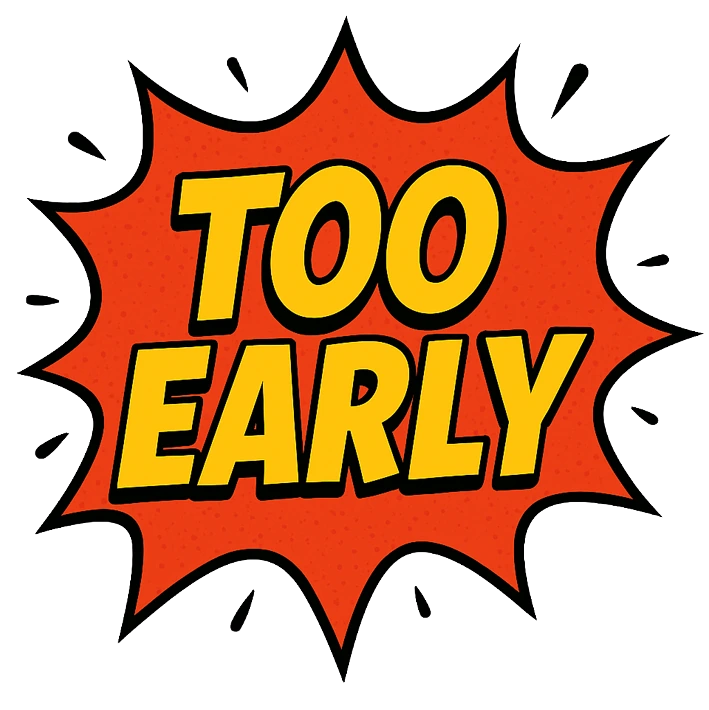
#> input picture prompts/raw_assets/feedback_early1.webp, 709 x 710 px; its folder holds only this picture in this run
$ python cut_sprites.py feedback_early1.webp
#> lines starting #> are read from the running program, lines starting #| are printed output that depends on the picture
"""Step 2 of the asset pipeline: cut an evolution sheet into three sprite files.

A character arrives from the image model as ONE sheet with its three phases side
by side (see `prompts/make_prompts.py`). Run `convert_webp.py` first so the sheet
is WebP, then this script: it removes the background if the model left one, finds
the three figures, cuts them into identically framed squares, optionally mirrors
them, and saves them as WebP beside the sheet.

Usage:
    python prompts/raw_assets/cut_sprites.py                         # every sheet in SHEETS below
    python prompts/raw_assets/cut_sprites.py --install               # ...and copy each into its level
    python prompts/raw_assets/cut_sprites.py level1_player_v1        # one sheet, extension optional
    python prompts/raw_assets/cut_sprites.py level2_player_v1 --mirror --install level2
    python prompts/raw_assets/cut_sprites.py level1_player_v1 --format png --size 682

Running the file in a Jupyter / VS Code interactive window cuts the SHEETS table
at the bottom of this file - edit it there, or call `process` yourself:

    process("level1_player_v1")
    process("level2_player_v1", mirror=True, quality=80)

Cuts land beside their sheet, named after it: `level1_player_v1.webp` gives
`level1_player_v1_cut1.webp`, `_cut2`, `_cut3`. Nothing touches `game/assets/`
until you ask - `--install` copies the three cuts over that level's `player_1..3`
files, renaming them to what the engine loads and deleting any old-format copies.

`_cut<n>` is a reserved suffix: files carrying it are this script's own output,
and `process` refuses to treat one as a sheet. Older runs also wrote `_check`
contact strips; any still lying around are deleted on the next run.

BACKGROUND REMOVAL, ONLY IF NEEDED
----------------------------------
A sheet with a real alpha channel (the model returned a cutout, as the current
generation does) is taken as-is; re-keying it would only risk eating the
character. Its matte is still tidied: the model's mattes top out at alpha ~253
rather than 255, so the whole body would let 1% of the background through, and
`harden_alpha` snaps that to fully opaque without touching the fur fringe.

An opaque sheet on flat paper is keyed by colour instead - `key_background`. That
only works for a FLAT background; a gradient or vignette behind the figures needs
a proper matting tool before this script.

MIRRORING
---------
The engine draws a sprite as-is when `state.playerFacing === "left"` and flips it
with `ctx.scale(-1, 1)` for "right" (game/core.js `drawPlayer`), so a sprite file
has to face LEFT. Doggo faces the camera, so it does not matter; Nogo is drawn in
profile and the model tends to face him right, so his sheet is cut with
`mirror=True`. Each cut is mirrored on its own after cropping, so the left-to-right
phase order of the sheet is preserved.

WHY THE THREE CROPS SHARE ONE FRAME
-----------------------------------
The engine reads the sprite aspect ratio from player_1 ALONE and then draws all
three phases into that one box (game/core.js `initializeDimensions` / `drawPlayer`):

    playerAspect = imgPlayer1.naturalWidth / imgPlayer1.naturalHeight
    player.height = canvas.height * params.playerHeight

So the on-screen box is a fixed size no matter which phase is showing. Two
consequences drive the cropping below:

1. All three files must have the SAME pixel dimensions. If player_2 were cropped
   tighter than player_1 it would be stretched to player_1's aspect on screen.
2. A phase looks bigger in game only because it fills more of its own canvas.
   Cropping each figure to its own tight bounding box would erase the size
   difference entirely - the puppy would render exactly as large as the adult.

So the three figures are measured together: one square side for all three, one
shared baseline, each figure centred horizontally on itself. The puppy keeps its
empty headroom, which is precisely what makes it render small.
"""

import argparse
import re
import shutil
import sys
from pathlib import Path

import numpy as np
from PIL import Image, ImageOps
from scipy import ndimage


def _script_folder() -> Path:
    """This file's folder, or a sensible guess when there is no `__file__`.

    Pasting the script into a notebook cell rather than importing it leaves
    `__file__` undefined, so fall back to the working directory - preferring a
    `prompts/raw_assets` under it, since the interactive cwd is usually the repo
    root.
    """
    try:
        return Path(__file__).resolve().parent
    except NameError:
        cwd = Path.cwd()
        for candidate in (cwd / "prompts" / "raw_assets", cwd / "raw_assets"):
            if candidate.is_dir():
                return candidate
        return cwd


def _repo_root(start: Path) -> Path:
    """Nearest ancestor that holds `game/assets`, so `--install` finds the levels."""
    for folder in (start, *start.parents):
        if (folder / "game" / "assets").is_dir():
            return folder
    return start


HERE = _script_folder()
GAME_ASSETS = _repo_root(HERE) / "game" / "assets"

# ---------------------------------------------------------------------------
# The sheets this script cuts when run with no arguments. One entry per current
# character sheet - `v<N>` files are the kept versions, `x<N>` the discarded
# ones, and only the current `v` is listed. `mirror` is per sheet because only
# Nogo needs it - see MIRRORING above.
# ---------------------------------------------------------------------------
SHEETS = [
    {"sheet": "level1_player_v1", "level": "level1"},
    {"sheet": "level2_player_v1", "level": "level2", "mirror": True},
]

# Extensions a sheet may arrive in, in the order they are tried when the name is
# given without one. WebP first: step 1 has usually run by now.
SHEET_EXTS = (".webp", ".png", ".jpg", ".jpeg")

# Cuts are written next to the sheets they came from, so a sheet name has to be
# checked against this script's own output before it is cut up.
OUTPUT_SUFFIX = re.compile(r"_(cut\d+|check)$")

# A sheet is keyed only if it arrives opaque. Anything with a real alpha channel
# (the model already returned a cutout) is taken as-is.
ALREADY_KEYED_FRACTION = 0.01

# A model cutout's matte reaches ~253 on the body, never 255. Alpha at or above
# this is treated as fully opaque; everything below is scaled up proportionally,
# which leaves the antialiased fur fringe alone.
OPAQUE_AT = 245

# Colour distance, 0-255, from the sampled background colour, for opaque sheets.
# Below TOL_SOLID a pixel is background; above TOL_EDGE it is the character;
# between the two it is an antialiased edge pixel and gets partial alpha. JPEG
# ringing around a white background runs to ~10, so TOL_SOLID has to clear it.
TOL_SOLID = 32
TOL_EDGE = 64

# Fraction of the output square the tallest figure fills. The rest is the even
# margin that keeps the sprite off the canvas edge.
FILL = 0.95

# Defaults for both entry points - the SHEETS table and the command line.
SIZE = 682
FORMAT = "webp"
QUALITY = 92
FIGURES = 3


def resolve_sheet(name) -> Path:
    """Find a sheet by path, or by bare name in this folder, trying SHEET_EXTS."""
    path = Path(name)
    candidates = [path] if path.suffix else [path.with_suffix(ext) for ext in SHEET_EXTS]
    for candidate in candidates:
        for folder in (Path.cwd(), HERE):
            found = candidate if candidate.is_absolute() else folder / candidate
            if found.is_file():
                if OUTPUT_SUFFIX.search(found.stem):
                    raise SystemExit(f"{found.name} is this script's output, not a sheet")
                return found
    tried = ", ".join(c.name for c in candidates)
    raise SystemExit(f"no sheet found for {name!r} (tried {tried} in {HERE}) - has convert_webp.py run?")


def load_rgba(path: Path) -> np.ndarray:
    """Read any format the sheet might arrive in as an HxWx4 uint8 array."""
    return np.array(Image.open(path).convert("RGBA"))


# [41 lines left out: function key_background, not called in this run]


def harden_alpha(rgba: np.ndarray, opaque_at: int = OPAQUE_AT) -> np.ndarray:
    """Scale alpha so that `opaque_at` and above become 255. See the module docstring."""
    alpha = rgba[..., 3].astype(np.float32) * (255 / opaque_at)
    out = rgba.copy()
    out[..., 3] = np.clip(np.rint(alpha), 0, 255).astype(np.uint8)
    return out


def bleed_edges(rgba: np.ndarray) -> np.ndarray:
    """Flood each transparent pixel with its nearest opaque colour.

    Resampling ignores alpha when it mixes colour channels, so a sprite cut out
    of a white sheet carries white in the RGB of its transparent pixels and pulls
    a pale halo inwards the moment it is scaled down. Painting the discarded
    region with the colours next to it makes that mixing a no-op.
    """
    opaque = rgba[..., 3] > 0
    if opaque.all() or not opaque.any():
        return rgba
    _, (rows, cols) = ndimage.distance_transform_edt(~opaque, return_indices=True)
    out = rgba.copy()
    out[..., :3] = rgba[rows, cols, :3]
    return out


def find_figures(alpha: np.ndarray, expected: int) -> list:
    """Split the sheet into `expected` figure masks, ordered left to right.

    Connected components rather than the vertical gaps the prompt asks for,
    because the sheets do not actually have those gaps: a tail routinely sweeps
    across into the next figure's column range, so a column-occupancy split
    merges two figures into one sprite. The figures never touch, though - each is
    its own blob - so component labelling separates them where a projection
    cannot.

    Returning a mask per figure rather than a bounding box matters for the same
    reason. Since the boxes overlap, cutting a square out of the sheet would drag
    a slice of the neighbour in with it; each figure is cut from a sheet with the
    other two erased.
    """
    labels, count = ndimage.label(alpha > 8, structure=np.ones((3, 3)))
    if count < expected:
        raise SystemExit(
            f"found {count} shape(s), expected {expected} figures - if the figures "
            "touch anywhere they label as one blob and cannot be separated"
        )

    mass = ndimage.sum(alpha > 8, labels, range(1, count + 1))
    spans = ndimage.find_objects(labels)
    centre = {label: (spans[label - 1][1].start + spans[label - 1][1].stop) / 2
              for label in range(1, count + 1)}

    ranked = (np.argsort(mass)[::-1] + 1).tolist()
    figures, leftovers = ranked[:expected], ranked[expected:]

    # The three phases differ in size, but not by two orders of magnitude. A
    # scrap picked as a figure means either a wrong --figures or a key that left
    # a chunk of background behind - and that scrap has displaced a real figure.
    largest = max(mass[label - 1] for label in figures)
    runts = [label for label in figures if mass[label - 1] < largest * 0.02]
    if runts:
        print(f"  WARNING: {len(runts)} of the {expected} shapes chosen are specks "
              f"(<2% of the largest). Check --figures and the keyed edges.")

    # Detached pieces that belong to a figure - a whisker tip, Nogo's floating
    # fish-skeleton crown - join the nearest one. Single-pixel keying specks fall
    # below the floor and are dropped, so they cannot show up in a sprite.
    groups = {label: [label] for label in figures}
    floor = min(mass[label - 1] for label in figures) * 0.0005
    for label in leftovers:
        if mass[label - 1] >= floor:
            nearest = min(figures, key=lambda f: abs(centre[f] - centre[label]))
            groups[nearest].append(label)

    masks = [np.isin(labels, members) for members in groups.values()]
    return sorted(masks, key=lambda m: np.flatnonzero(m.any(axis=0)).mean())


def bounds(mask: np.ndarray) -> tuple:
    """Tight (x0, y0, x1, y1) box around a figure mask."""
    rows = np.flatnonzero(mask.any(axis=1))
    cols = np.flatnonzero(mask.any(axis=0))
    return cols[0], rows[0], cols[-1] + 1, rows[-1] + 1


def crop_boxes(masks: list) -> list:
    """One common square per figure: same size, same baseline, centred on itself.

    See the module docstring - this is where the relative size of the three
    phases is preserved.
    """
    boxes = [bounds(m) for m in masks]

    baseline = max(b[3] for b in boxes)
    tallest = baseline - min(b[1] for b in boxes)
    widest = max(b[2] - b[0] for b in boxes)
    side = int(round(max(tallest, widest) / FILL))
    margin = int(round(side * (1 - FILL) / 2))

    squares = []
    for x0, _, x1, _ in boxes:
        centre = (x0 + x1) // 2
        left = centre - side // 2
        bottom = baseline + margin
        squares.append((left, bottom - side, left + side, bottom))
    return squares


def cut(rgba: np.ndarray, mask: np.ndarray, box: tuple, size: int, mirror: bool = False) -> Image.Image:
    """Erase the other figures, crop the square, then bleed, resize and mirror.

    Cropping before the bleed keeps the nearest-opaque-colour search inside this
    figure's own square, which is both cheaper and the only correct scope - a
    bleed run over the whole sheet would hand a figure its neighbour's colours.
    """
    figure = rgba.copy()
    figure[..., 3] = np.where(mask, rgba[..., 3], 0)
    # Crop past the sheet edge pads with transparent pixels, which is what a
    # figure standing near the margin needs.
    square = np.array(Image.fromarray(figure).crop(box))
    image = Image.fromarray(bleed_edges(square)).resize((size, size), Image.LANCZOS)
    return ImageOps.mirror(image) if mirror else image


def process(sheet, out_dir: Path = None, size: int = SIZE, fmt: str = FORMAT,
            figures: int = FIGURES, quality: int = QUALITY, mirror: bool = False) -> list:
    """Cut one sheet into `figures` sprites named `<sheet>_cut<n>.<fmt>`.

    Every argument but the sheet has a default, so `process(sheet)` is a whole
    call - that is what makes the SHEETS table at the top of this file readable.
    """
    path = resolve_sheet(sheet)
    out_dir = path.parent if out_dir is None else Path(out_dir)

    rgba = load_rgba(path)
    transparent = (rgba[..., 3] < 250).mean()
    if transparent >= ALREADY_KEYED_FRACTION:
        rgba = harden_alpha(rgba)
        note = f"already keyed ({(rgba[..., 3] == 0).mean():.0%} transparent, matte hardened)"
    else:
        rgba = key_background(rgba)
        note = f"keyed background ({(rgba[..., 3] < 250).mean():.0%} transparent)"

    masks = find_figures(rgba[..., 3], figures)
    boxes = crop_boxes(masks)

    out_dir.mkdir(parents=True, exist_ok=True)
    written = []
    for i, (mask, box) in enumerate(zip(masks, boxes), start=1):
        target = out_dir / f"{path.stem}_cut{i}.{fmt}"
        image = cut(rgba, mask, box, size, mirror)
        if fmt == "webp":
            image.save(target, "WEBP", quality=quality, alpha_quality=100, method=6)
        else:
            image.save(target, optimize=True)
        written.append(target)

    kb = sum(f.stat().st_size for f in written) / 1024
    names = f"{path.stem}_cut1..{len(written)}.{fmt}"
    flipped = ", mirrored" if mirror else ""
    print(f"{path.name}: {note}, {len(boxes)} figures{flipped}, {size}x{size} -> {names} ({kb:.0f}KB total)")
    return written


# [25 lines left out: function install, not called in this run]


def remove_checks(folder: Path = None) -> None:
    """Delete `_check` contact strips left by earlier versions of this script."""
    folder = HERE if folder is None else Path(folder)
    for stale in sorted(folder.glob("*_check.*")):
        stale.unlink()
        print(f"removed stale {stale.name}")


def _default_argv() -> list:
    """The command-line arguments, or none when there is no command line.

    Under an interactive kernel (Jupyter, VS Code interactive window) sys.argv
    belongs to ipykernel_launcher and carries flags like `--f=...kernel.json`,
    which argparse would reject. There are no user arguments in that case, so
    fall back to an empty list and cut the SHEETS table.
    """
    if "ipykernel" in sys.modules:
        return []
    return sys.argv[1:]


def main(argv=None):
    parser = argparse.ArgumentParser(description=__doc__.splitlines()[0])
    parser.add_argument("sheets", nargs="*",
                        help="Sheets to cut, by path or bare name. Default: the SHEETS table in this file.")
    parser.add_argument("--out", type=Path, default=None, help="Where the cuts go. Default: beside the sheet.")
    parser.add_argument("--mirror", action="store_true",
                        help="Flip each cut horizontally (sprites must face left; see the docstring).")
    parser.add_argument("--install", nargs="?", const=True, metavar="LEVEL",
                        help="Also copy over game/assets/<LEVEL>/player_N.*. With no sheets named, "
                             "a bare --install sends each SHEETS entry to its own level.")
    parser.add_argument("--size", type=int, default=SIZE, help=f"Output square, px. Default: {SIZE}.")
    parser.add_argument("--format", choices=("webp", "png"), default=FORMAT, help=f"Default: {FORMAT}.")
    parser.add_argument("--quality", type=int, default=QUALITY, help=f"WebP quality. Default: {QUALITY}.")
    parser.add_argument("--figures", type=int, default=FIGURES, help=f"Figures per sheet. Default: {FIGURES}.")
    args = parser.parse_args(_default_argv() if argv is None else argv)

    if args.sheets:
        if args.install is True:
            raise SystemExit("--install needs the level name when sheets are named explicitly")
        if args.install and len(args.sheets) > 1:
            raise SystemExit("--install takes one sheet at a time, so the right variant lands in the game")
        jobs = [{"sheet": s, "level": args.install, "mirror": args.mirror} for s in args.sheets]
    else:
        # The table knows each sheet's level and facing, so a bare --install can
        # fan out to the right level per entry; a named level or --mirror would
        # apply to every entry alike, which is never what is meant.
        if isinstance(args.install, str) or args.mirror:
            raise SystemExit("name the sheet when passing --install LEVEL or --mirror")
        jobs = [{**job, "level": job["level"] if args.install else None} for job in SHEETS]

    remove_checks(args.out)
    for job in jobs:
        written = process(job["sheet"], args.out, args.size, args.format, args.figures,
                          args.quality, job.get("mirror", False))
#> in load_rgba, returned value is the input picture: shape (710, 709, 4); mean R, G, B, A 206.4, 159.9, 126.4, 128.6
#> in process, `transparent = (rgba[..., 3] < 250).mean()`: transparent = 0.5
#> in harden_alpha, `alpha = rgba[..., 3].astype(np.float32) * (255 / opaque_at)`:
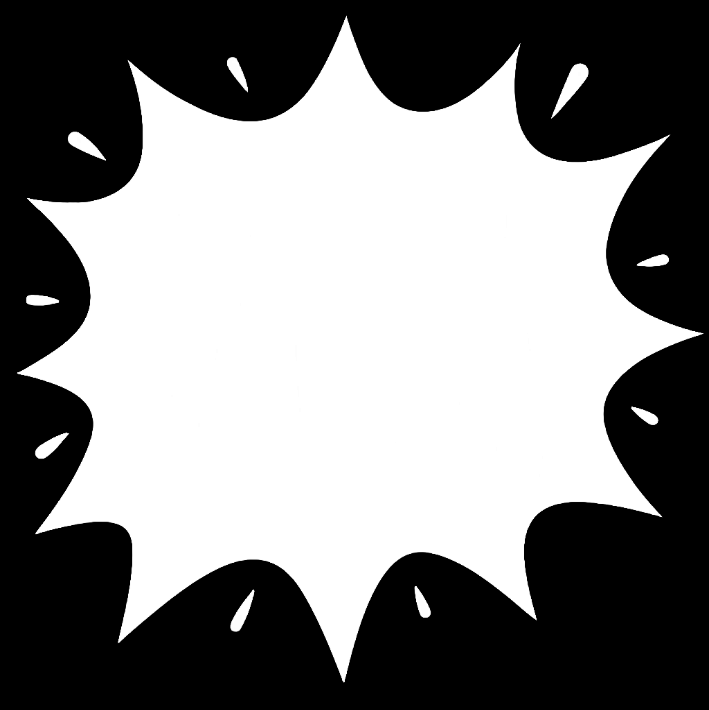
#> alpha: shape (710, 709) float32; min 0, max 265.4, mean 133.9; drawn with min black and max white
#> in find_figures, `labels, count = ndimage.label(alpha > 8, structure=np.ones((3, 3)))`:
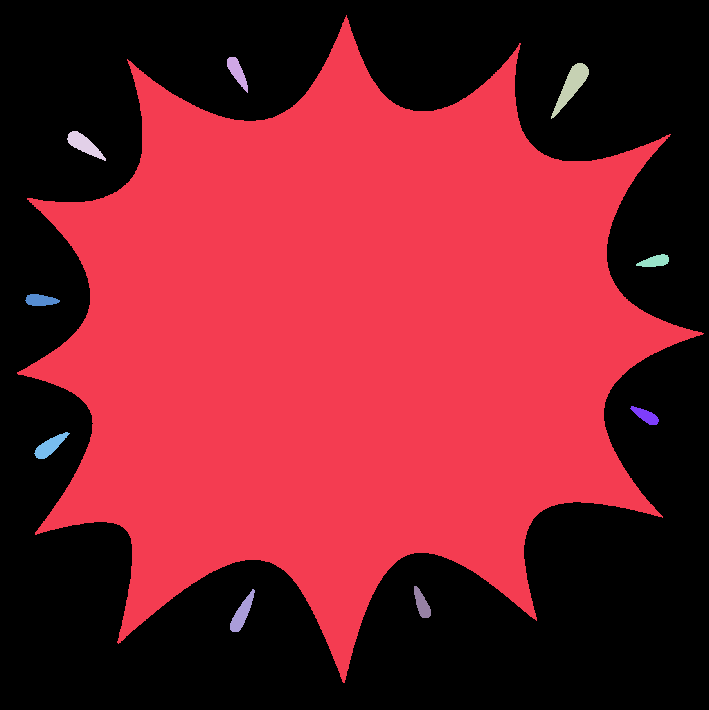
#> labels: shape (710, 709) int32; 11 distinct labels, from 0 to 10; one colour per label, 0 black
#> in find_figures, `labels, count = ndimage.label(alpha > 8, structure=np.ones((3, 3)))`: count = 10
#> in find_figures, `mass = ndimage.sum(alpha > 8, labels, range(1, count + 1))`: mass = [252176, 349, 752, 490, 280, 307, 270, 417, 307, 444]
#> (the rest of the program and of its run is left out)
